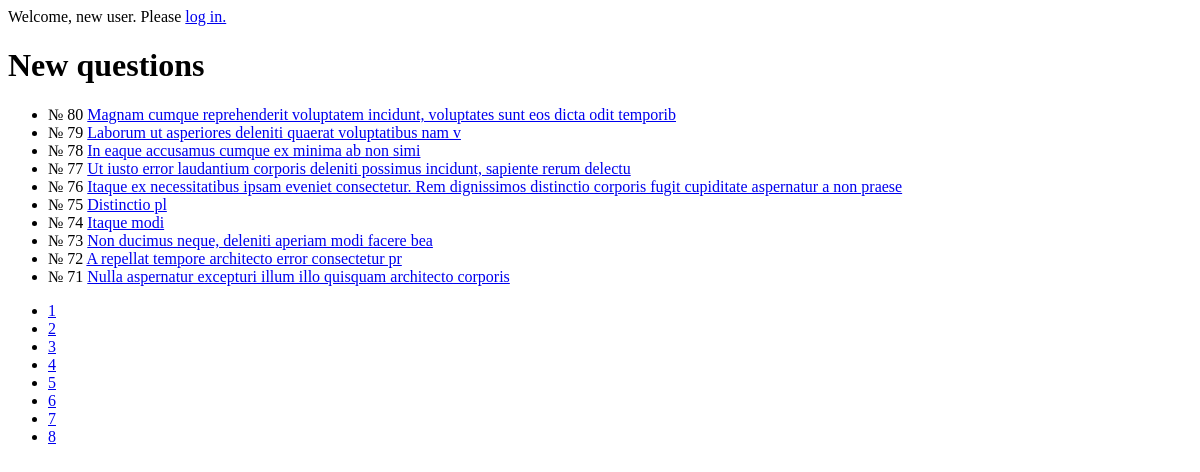
The app's page /, older data.
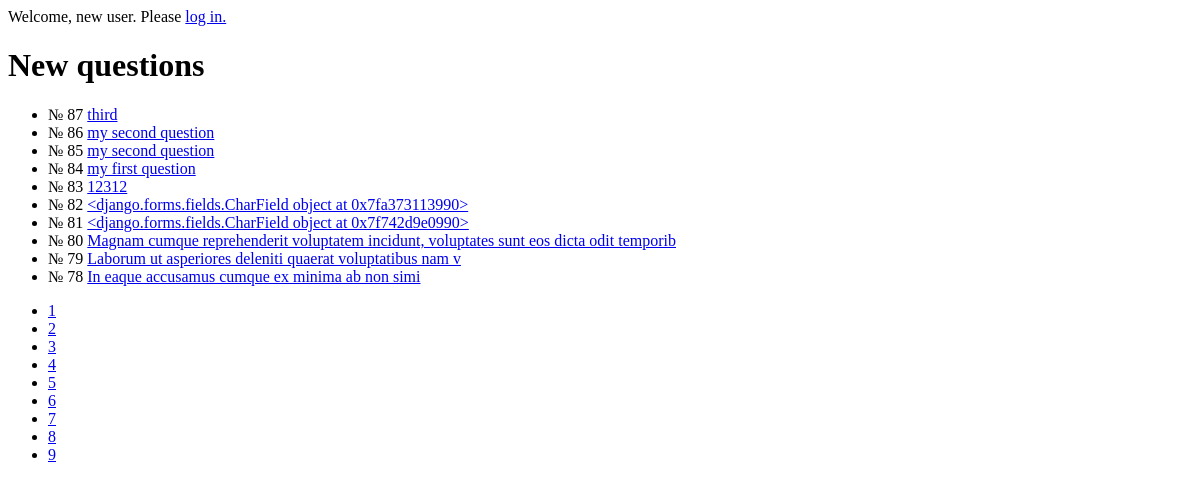
The same page, newer data.
### qa/models.py (models this page shows, shortened)
class Question(models.Model):
    objects = QuestionManager()
    title = models.CharField(max_length=128) #- заголовок вопроса
    text = models.TextField() #- полный текст вопроса
    added_at = models.DateField(auto_now_add=True) #- дата добавления вопроса
    rating = models.IntegerField(default=0) #- рейтинг вопроса (число)
    author = models.ForeignKey(User, on_delete=models.DO_NOTHING)#- автор вопроса
    likes = models.ManyToManyField(User, related_name='question_like_user') #- список пользователей, поставивших "лайк"

### qa/views.py (the view)
# urls.py: url(r'^$', views.question_new, name='new'),
@require_GET
def question_new(request, *args, **kwargs):
    page = request.GET.get('page', 1)
    new = Question.objects.new()
    limit = 10
    paginator = Paginator(new, limit)
    baseurl = reverse(question_new)
    page = paginator.page(page)
    return render(request, 'qa/question_new.html', {
	'questions' : page.object_list,
	'paginator' : paginator,
	'page' : page,
	'baseurl' : baseurl,
	'user' : request.user,
    })

### qa/models.py (called while the page is built)
  def new(self):
    return self.order_by('-id')

### qa/templates/qa/question_new.html
{% if user.is_authenticated %}
    <p>Welcome, {{ user.username }}. Thanks for logging in.<a href="/logout">Logout.</a></p>
{% else %}
    <p>Welcome, new user. Please <a href= "/login/">log in.</a></p>
{% endif %}
<h1>New questions</h1>
<ul>
{% for question in questions%}
    <li>№ {{ question.id }} <a href= "/question/{{ question.id }}/">{{ question.title }}</a> </li>
{% endfor %}
</ul>
<nav><ul class=paginator>
{% for p in paginator.page_range %}
    {% if p.number == page.number %}
    <li class = "active">
    {% else %}
    <li>
    {% endif %}
	<a href="{{ baseurl }}?page={{ p }}" > {{ p }} </a>
    </li>
{% endfor %}
</ul></nav>

Row changes from the older to the newer data that the page shows:
no longer on this page (row unchanged): Question: id "77", title "Ut iusto error laudantium corporis deleniti possimus incidunt, sapiente rerum delectu"
no longer on this page (row unchanged): Question: id "76", title "Itaque ex necessitatibus ipsam eveniet consectetur. Rem dignissimos distinctio corporis fugit cupiditate aspernatur a non praese"
no longer on this page (row unchanged): Question: id "75", title "Distinctio pl"
no longer on this page (row unchanged): Question: id "74", title "Itaque modi"
no longer on this page (row unchanged): Question: id "73", title "Non ducimus neque, deleniti aperiam modi facere bea"
no longer on this page (row unchanged): Question: id "72", title "A repellat tempore architecto error consectetur pr"
no longer on this page (row unchanged): Question: id "71", title "Nulla aspernatur excepturi illum illo quisquam architecto corporis"
added Question: id "87", title "third"
added Question: id "86", title "my second question"
added Question: id "85", title "my second question"
added Question: id "84", title "my first question"
added Question: id "83", title "12312"
added Question: id "82", title "<django.forms.fields.CharField object at 0x7fa373113990>"
added Question: id "81", title "<django.forms.fields.CharField object at 0x7f742d9e0990>"
Text that changed along with them:
new list line: "9"
